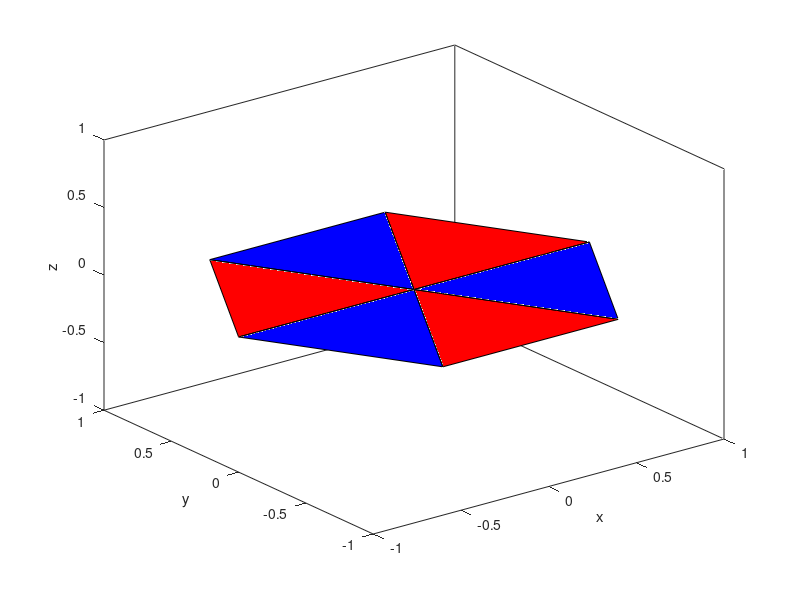

MATLAB code to generate this figure:
% waterbomb_geometry_simulation
clear
clc

n=3;
alpha=pi/n;
beta=2*alpha;
r=1;
theta=pi/2;

d=acos((cos(theta)).^2+cos(beta).*(sin(theta)).^2);
gamma1=acos(cos(alpha)./cos(d/2));
gamma2=acos(cos(theta)./cos(d/2));

gamma=gamma1+gamma2;
rho_vector=0:.1:r;
T_vector=0:alpha:2*pi;

for i=1:2*n
    
    if rem(i,2)==1
        Phi=theta-pi/2;
    else
        Phi=gamma-pi/2;
    end
    
    for j=1:length(rho_vector)
        [x,y,z]=sph2cart(T_vector(i),Phi,rho_vector(j));
        X(i,j)=x;
        Y(i,j)=y;
        Z(i,j)=z;        
    end
    
    
    
end

figure
for ii=1:2*n
      
    if ii==2*n
        jj=1;
    else
        jj=ii+1;
        
    end
    
    x_fill = [X(ii,:) fliplr(X(jj,:))];
    y_fill = [Y(ii,:) fliplr(Y(jj,:))];
    z_fill = [Z(ii,:) fliplr(Z(jj,:))];
    
        
    if rem(ii,2)==1
       
        fill3(x_fill,y_fill,z_fill, 'r');
        hold on
    
    else
        
        fill3(x_fill,y_fill,z_fill, 'b');
        hold on
        
    end
        
    
    

end

xlabel('x')
ylabel('y')
zlabel('z')
